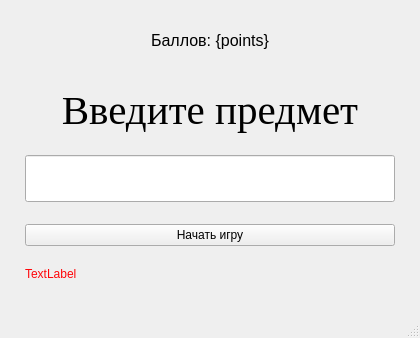
<?xml version="1.0" encoding="UTF-8"?>
<ui version="4.0">
 <class>MainWindow</class>
 <widget class="QMainWindow" name="MainWindow">
  <property name="geometry">
   <rect>
    <x>0</x>
    <y>0</y>
    <width>420</width>
    <height>338</height>
   </rect>
  </property>
  <property name="windowTitle">
   <string>MainWindow</string>
  </property>
  <widget class="QWidget" name="centralwidget">
   <layout class="QVBoxLayout" name="verticalLayout">
    <property name="leftMargin">
     <number>25</number>
    </property>
    <property name="topMargin">
     <number>15</number>
    </property>
    <property name="rightMargin">
     <number>25</number>
    </property>
    <property name="bottomMargin">
     <number>15</number>
    </property>
    <item>
     <widget class="QLabel" name="points">
      <property name="maximumSize">
       <size>
        <width>1000</width>
        <height>21</height>
       </size>
      </property>
      <property name="font">
       <font>
        <family>MS Shell Dlg 2</family>
        <pointsize>12</pointsize>
       </font>
      </property>
      <property name="text">
       <string>Баллов: {points}</string>
      </property>
      <property name="alignment">
       <set>Qt::AlignHCenter|Qt::AlignTop</set>
      </property>
     </widget>
    </item>
    <item>
     <widget class="QLabel" name="title">
      <property name="maximumSize">
       <size>
        <width>1000</width>
        <height>59</height>
       </size>
      </property>
      <property name="font">
       <font>
        <family>Times New Roman</family>
        <pointsize>31</pointsize>
       </font>
      </property>
      <property name="layoutDirection">
       <enum>Qt::LeftToRight</enum>
      </property>
      <property name="text">
       <string>Введите предмет</string>
      </property>
      <property name="alignment">
       <set>Qt::AlignBottom|Qt::AlignHCenter</set>
      </property>
     </widget>
    </item>
    <item>
     <widget class="QLineEdit" name="subject_check">
      <property name="minimumSize">
       <size>
        <width>0</width>
        <height>47</height>
       </size>
      </property>
      <property name="text">
       <string/>
      </property>
     </widget>
    </item>
    <item>
     <widget class="QPushButton" name="pushButton">
      <property name="text">
       <string>Начать игру</string>
      </property>
     </widget>
    </item>
    <item>
     <widget class="QLabel" name="label">
      <property name="maximumSize">
       <size>
        <width>16777215</width>
        <height>12</height>
       </size>
      </property>
      <property name="styleSheet">
       <string notr="true">color: rgb(255, 5, 9)</string>
      </property>
      <property name="text">
       <string>TextLabel</string>
      </property>
      <property name="textFormat">
       <enum>Qt::PlainText</enum>
      </property>
     </widget>
    </item>
   </layout>
  </widget>
  <widget class="QMenuBar" name="menubar">
   <property name="geometry">
    <rect>
     <x>0</x>
     <y>0</y>
     <width>420</width>
     <height>21</height>
    </rect>
   </property>
  </widget>
  <widget class="QStatusBar" name="statusbar"/>
 </widget>
 <resources/>
 <connections/>
</ui>
